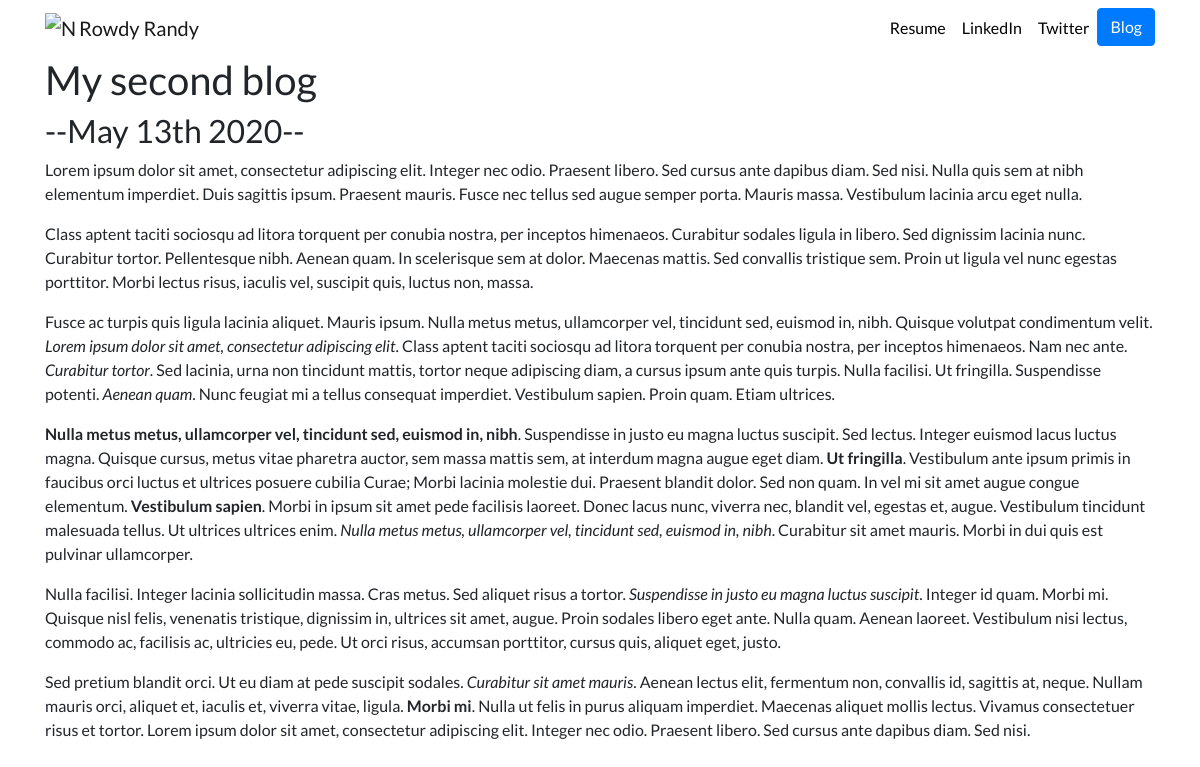
The app's page /blog/2/ with its own data.
### blog/models.py (models this page shows, shortened)
class Blog(models.Model):
    title = models.CharField(max_length=200)
    description = models.TextField()
    date = models.DateField()

### blog/views.py (the view)
# urls.py: path('<int:blog_id>/', views.detail, name='detail'),
def detail(request, blog_id):
    blog = get_object_or_404(Blog, pk=blog_id)
    return render(request, 'blog/detail.html', {'blog': blog})

### blog/templates/blog/detail.html
{% extends 'portfolio/base.html' %}
{% block content %}
    <h1>{{  blog.title }}</h1>
    <h2>--{{  blog.date|date:'F jS Y' }}--</h2>
    {{ blog.description|safe }}
{% endblock %}

### portfolio/static/portfolio/custom.css (style rules this page uses)
body { font-family: 'Lato', sans-serif; }

### records on screen
Blog: title "My second blog", date "May 13th 2020", description "Lorem ipsum dolor sit amet, consectetur adipiscing elit. Integer nec odio. Praesent libero. Sed cursus ante dapibus diam. Sed nisi. Nulla quis sem at nibh elementum imperdiet. Duis sagittis ipsum. Praesent mauris. Fusce nec tellus sed augue semper porta. Mauris massa. Vestibulum lacinia arcu eget nulla. Class aptent taciti sociosqu ad litora torquent per conubia nostra, per inceptos himenaeos. Curabitur sodales ligula in libero. Sed dignissim lacinia nunc. Curabitur tortor. Pellentesque nibh. Aenean quam. In scelerisque sem at dolor. Maecenas mattis. Sed convallis tristique sem. Proin ut ligula vel nunc egestas porttitor. Morbi lectus risus, iaculis vel, suscipit quis, luctus non, massa.…"
